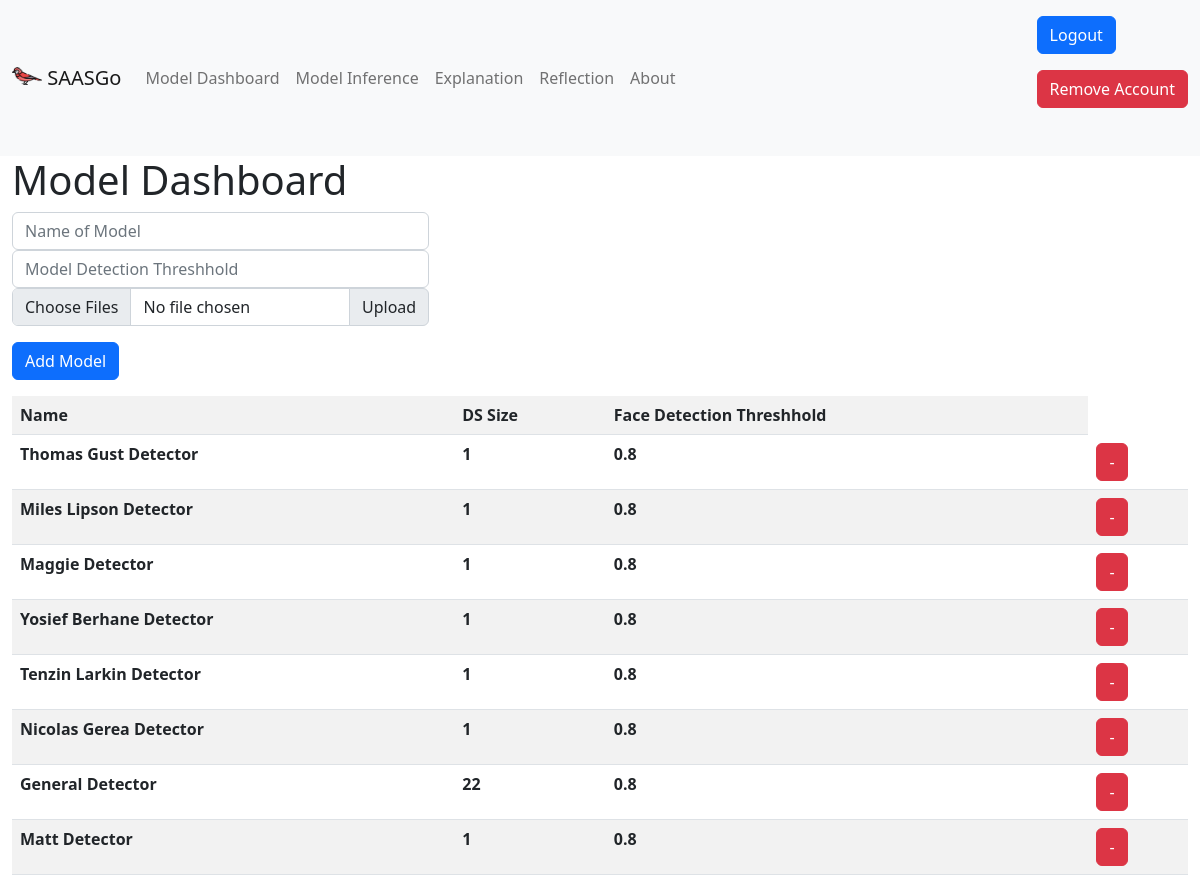
/model-dashboard (signed in), run on the app's committed database.
### models.py (models this page shows, shortened)
    class jmods(db.Model):
        _id = db.Column("id", db.Integer, primary_key=True)
        created_by = db.Column(db.String)
        mname = db.Column(db.String)
        model = db.Column(db.JSON)
        mdt = db.Column(db.Float)
        mlen = db.Column(db.Integer)

### app.py (the view)
@app.route("/model-dashboard")
def model_dashboard():
    if session['username']:
        models = jmods.query.filter_by(created_by=session['username']).all()
        return render_template("model_dashboard.html", models=models)
    else:
        return(redirect(url_for("sign_in")))

### templates/model_dashboard.html (shortened to what this page needs)
{% extends "base.html" %}
{% block content%}
<div id="page-content-wrapper">
    <div class="container-fluid">
        <h1>Model Dashboard</h1>
        <form action="{{ url_for('add_model') }}" method="POST" enctype="multipart/form-data" class="d-flex" name="json-upload">
            <div id="c-form-group">
                <div id="m-name-upload-form-group">
                    <input type="text" id="mname" class="form-control" name="mname" placeholder="Name of Model" color="ffffff">
                </div>
                <div id="model-distance-threshold-form-group">
                    <input type="text" id="mdt" class="form-control" name="mdt" placeholder="Model Detection Threshhold" color="ffffff">
                </div>
                <div class="input-group mb-3">
                    <input type="file" class="form-control" id="inputGroupFile02" name="images" multiple>
                    <label class="input-group-text" for="inputGroupFile02">Upload</label>
                  </div>
                <div id="add-model-submit-form-group">
                    <input type="submit" value="Add Model" name="submit-button" class="btn btn-primary">
                </div>
            </div>
        </form>
        <form method="POST" action="{{ url_for('remove_model') }}">
            <table class="table table-striped">
                <tr>
                <th>Name</th>
                <th>DS Size</th>
                <th>Face Detection Threshhold</th>
                </tr>
                {% for m in models %}
                <tr>
                <th>{{ m.mname }}</th>
                <th>{{ m.mlen }}</th>
                <th>{{ m.mdt }}</th>
                <th>
                    <button type="submit" name="{{ m.mname }}" class='btn btn-danger'>-</button>
                </th>
                </tr>
                {% endfor %}
            </table>
          </form
    </div>
</div>
{%endblock%}

### templates/base.html (shortened to what this page needs)
<html lang="en">
<head>
    <link href="https://cdn.jsdelivr.net/npm/bootstrap@5.2.0-beta1/dist/css/bootstrap.min.css" rel="stylesheet">
    <link rel="stylesheet" href="static/base.css">
</head>
<body>
    <nav class="navbar navbar-expand-lg navbar-light bg-light">
        <div class="container-fluid">
            <a class="navbar-brand" href="/">
                <img src="/static/cardinal.png" alt="" width="30" height="24" class="d-inline-block align-text-top">
                SAASGo
            </a>
          <div class="collapse navbar-collapse" id="navbarNav">
            <ul class="navbar-nav mr-auto">
              <li class="nav-item">
                <a class="nav-link" aria-current="page" href="model-dashboard">Model Dashboard</a>
              </li>
              <li class="nav-item">
                <a class="nav-link" href="model-inference">Model Inference</a>
              </li>
              <li class="nav-item">
                <a class="nav-link" href="code-explanation">Explanation</a>
              </li>
              <li class="nav-item">
                <a class="nav-link" href="reflection">Reflection</a>
              </li>
              <li class="nav-item">
                <a class="nav-link" href="about-project">About</a>
              </li>
            </ul>
            <ul class="navbar ms-auto">
              <div role="group" aria-label="First group">
                <form action="{{ url_for('logout') }}" method="POST" class="d-flex">
                  <button type="submit" class="btn btn-primary">Logout</button>
                </form>
                <form action="{{ url_for('remove_user') }}" method="POST" class="d-flex">
                  <button type="submit" class="btn btn-danger">Remove Account</button>
                </form>
              </div>
            </ul>
          </div>
        </div>
      </nav>
    {% block content%}{%endblock%}
    </div>
</body>
</html>

### data on the page
jmods: mname "Thomas Gust Detector", mlen "1", mdt "0.8"
jmods: mname "Miles Lipson Detector", mlen "1", mdt "0.8"
jmods: mname "Maggie Detector", mlen "1", mdt "0.8"
jmods: mname "Yosief Berhane Detector", mlen "1", mdt "0.8"
jmods: mname "Tenzin Larkin Detector", mlen "1", mdt "0.8"
jmods: mname "Nicolas Gerea Detector", mlen "1", mdt "0.8"
jmods: mname "General Detector", mlen "22", mdt "0.8"
jmods: mname "Matt Detector", mlen "1", mdt "0.8"
